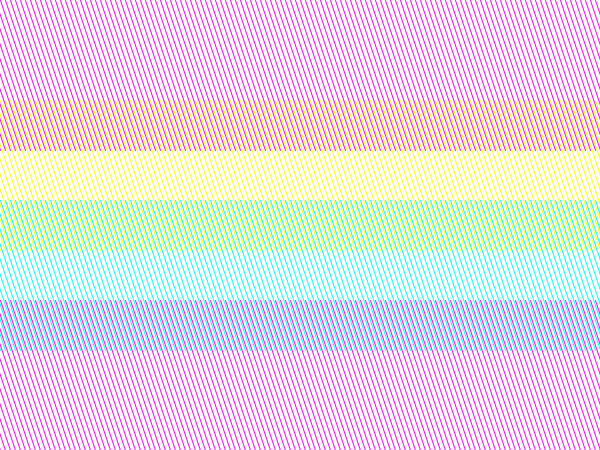
Frame 1 (no input)
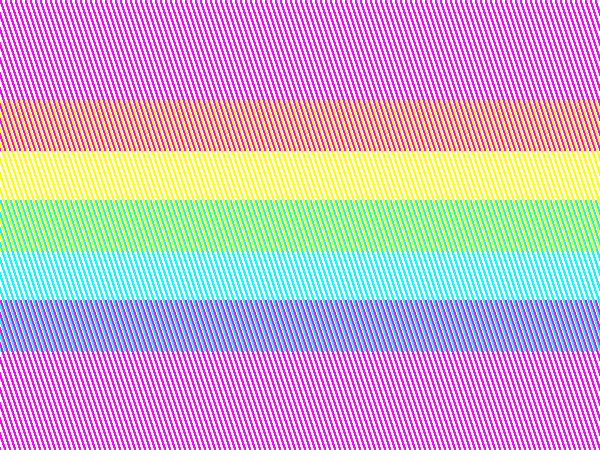
Frame 60 (the mouse pressed at the canvas centre just before this capture)
Frame 120 (the mouse held since frame 60 and released just before this capture): identical to frame 60, image omitted

The Processing sketch that drew these frames (run headless with seeded random() and noise(); from frame 60 on, the mouse is pressed at the canvas centre):

// Processing sketch: processing_40472
// ── processing_40472.pde

void setup() {
  size(600, 450);
  smooth();
  background(255);
};

void draw() {  
  
  for (int i = -60; i < 600; i+=5) {
    stroke(255, 0, 255);
    line(i, 0, i + 50, 150);
    stroke(255, 255, 0);
    line(i, 100, i + 50, 250);
    stroke(0, 255, 255);
    line(i, 200, i + 50, 350);
    stroke(255, 0, 255);
    line(i, 300, i + 50, 450);
  };
 
}; 
